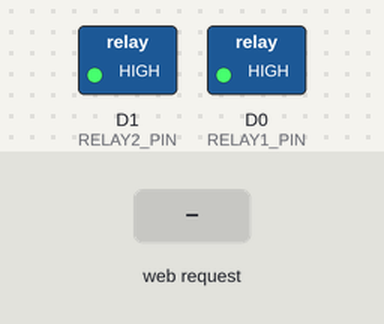
Simulated run of this sketch. Board: ESP8266 (NodeMCU). On the bench: switched loads named in the sketch (green lamp = pin HIGH). The test bench sets the inputs (shaded band). WiFi joins after 1.5 s; servers stay silent unless stated; network time is answered at once with the bench clock; the local clock reads 2024-03-15 10:24:30 at power-on unless the sketch sets it; not simulated (calls return 0 or success): WifiCredentials.h; what the sketch prints to the serial monitor is not drawn.

Above: at 3.3 s.
3.4 s: HTTP request GET /relay1/on received
At 4.3 s:
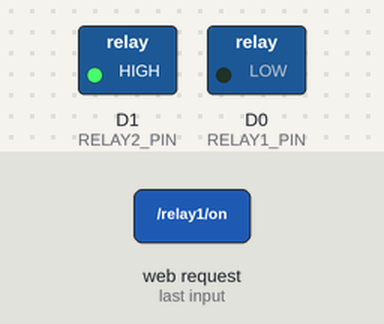
4.9 s: HTTP request GET /relay2/on received
At 5.5 s:
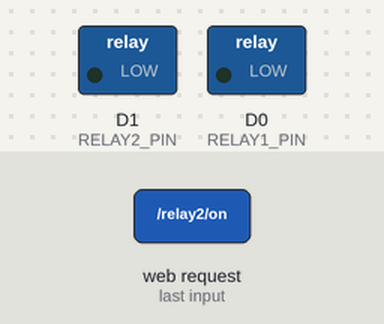
6.4 s: HTTP request GET /relay1/off received
At 7.6 s:
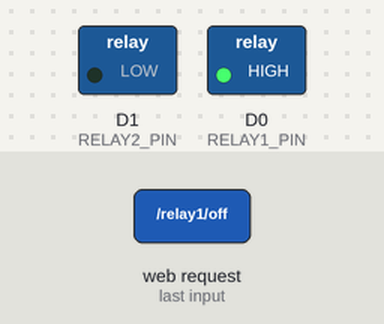
7.9 s: HTTP request GET /relay2/off received
At 9.0 s:
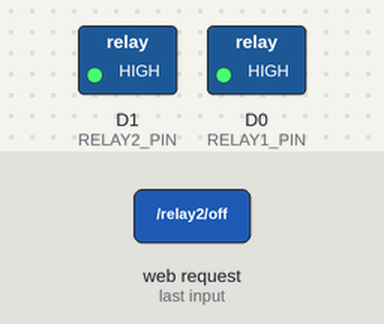
Timing chart, 0 to 10.4 s (numbered marks = the images above; inputs shaded):
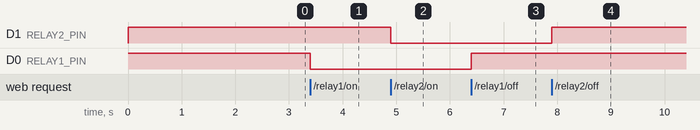

Measured:
- after the input at 3.4 s, D0 (RELAY1_PIN): HIGH → LOW at once
- after the input at 4.9 s, D1 (RELAY2_PIN): HIGH → LOW at once
- after the input at 6.4 s, D0 (RELAY1_PIN): LOW → HIGH at once
- after the input at 7.9 s, D1 (RELAY2_PIN): LOW → HIGH at once

The sketch:

relay8266.ino
```cpp
#include <ESP8266WiFi.h>
#include <ESP8266WebServer.h>
#include <ArduinoOTA.h>
#include <NTPClient.h>
#include <WiFiUdp.h>

#include "RelayController.h"
#include "PinStatus.h"
#include "WebServerHandlers.h"
#include "SerialConsole.h"
#include "TimeUtils.h"

#include "WifiCredentials.h"

#ifndef SSID
#define SSID "wifissid"
#define PASSWORD "pass"
#endif

#define RELAY1_PIN D0
#define RELAY2_PIN D1
#define DIGITAL_PIN_COUNT 16

const char *ssid = SSID;
const char *password = PASSWORD;

ESP8266WebServer server(80);

void setup() {
    Serial.begin(9600);

    RelayController::setupRelays(RELAY1_PIN, RELAY2_PIN);

    WiFi.begin(ssid, password);
    while (WiFi.status() != WL_CONNECTED) {
        delay(1000);
        Serial.println("Connecting to WiFi...");
    }

    TimeUtils::setupNTP();

    WebServerHandlers::setupHandlers(server);

    server.begin();
    Serial.println("Server started");
}

void loop() {
    server.handleClient();
    ArduinoOTA.handle();
}
```

RelayController.cpp
```cpp
#include "RelayController.h"

namespace RelayController {
    RelayState relay1State = OFF;
    RelayState relay2State = OFF;

    int relay1Pin;
    int relay2Pin;

    void setupRelays(int relay1Pin, int relay2Pin) {
        RelayController::relay1Pin = relay1Pin;
        RelayController::relay2Pin = relay2Pin;
        pinMode(relay1Pin, OUTPUT);
        pinMode(relay2Pin, OUTPUT);
        digitalWrite(relay1Pin, relay1State);
        digitalWrite(relay2Pin, relay2State);
    }

    void setRelayState(int relayPin, RelayState state) {
        digitalWrite(relayPin, state);
        if (relayPin == relay1Pin) {
            relay1State = state;
        } else if (relayPin == relay2Pin) {
            relay2State = state;
        }
    }

    RelayState getRelayState(int relayPin) {
        if (relayPin == relay1Pin) {
            return relay1State;
        } else if (relayPin == relay2Pin) {
            return relay2State;
        }
        return OFF; // Default
    }
}
```

RelayController.h
```cpp
#ifndef RELAY_CONTROLLER_H
#define RELAY_CONTROLLER_H

#include <Arduino.h>

namespace RelayController {
    enum RelayState { OFF = HIGH, ON = LOW };

    extern RelayState relay1State;
    extern RelayState relay2State;

    void setupRelays(int relay1Pin, int relay2Pin);
    void setRelayState(int relayPin, RelayState state);
    RelayState getRelayState(int relayPin);
}

#endif
```

SerialConsole.cpp
```cpp
#include "SerialConsole.h"
#include "TimeUtils.h"

namespace SerialConsole {
    String serialBuffer;
    const char *colors[] = {"ffadad", "ffd6a5", "fdffb6", "caffbf", "9bf6ff", "a0c4ff", "bdb2ff", "ffc6ff", "fffffc"};
    int colorIndex = 0;

    void appendToSerialBuffer(const String &message) {
        String timestamp = "<span style='color: #" + String(colors[colorIndex]) + ";'>" + TimeUtils::getTimestamp() + "</span>";
        String coloredMessage = message;

        coloredMessage.replace("ON", "<span style='color: #adf7b6;'>ON</span>");
        coloredMessage.replace("OFF", "<span style='color: #ff5e6e;'>OFF</span>");

        serialBuffer += timestamp + " - " + coloredMessage + "<br>";
        colorIndex = (colorIndex + 1) % (sizeof(colors) / sizeof(colors[0]));
        if (serialBuffer.length() > 2000) {
            serialBuffer = serialBuffer.substring(serialBuffer.length() - 2000);
        }
    }

    String getSerialBuffer() {
        return serialBuffer;
    }
}
```

SerialConsole.h
```cpp
#ifndef SERIAL_CONSOLE_H
#define SERIAL_CONSOLE_H

#include <Arduino.h>

namespace SerialConsole {
    extern const char *colors[];
    const int colorsSize = 9;
    void appendToSerialBuffer(const String &message);
    String getSerialBuffer();
}

#endif
```

TimeUtils.cpp
```cpp
#include "TimeUtils.h"
#include "SerialConsole.h" // Include SerialConsole.h

namespace TimeUtils {
    WiFiUDP udp;
    NTPClient timeClient(udp, "pool.ntp.org", -18000, 60000);

    void setupNTP() {
        Serial.println("Attempting to sync with NTP server...");
        SerialConsole::appendToSerialBuffer("Attempting to sync with NTP server...");
        timeClient.begin();
        Serial.println("Time sync success!");
        SerialConsole::appendToSerialBuffer("Time sync success!");
        String timestamp = getTimestamp();
        Serial.print("Current time: ");
        Serial.println(timestamp);
        SerialConsole::appendToSerialBuffer("Current time: " + timestamp);
        Serial.println("Timezone: UTC-6 (Central Standard Time)");
        SerialConsole::appendToSerialBuffer("Timezone: UTC-6 (Central Standard Time)");
    }

    String getTimestamp() {
        timeClient.update();
        time_t rawTime = timeClient.getEpochTime();
        struct tm *timeInfo = localtime(&rawTime);
        char timestamp[20];
        strftime(timestamp, sizeof(timestamp), "%I:%M:%S %p", timeInfo);
        return String(timestamp);
    }
}
```

TimeUtils.h
```cpp
#ifndef TIME_UTILS_H
#define TIME_UTILS_H

#include <Arduino.h>
#include <NTPClient.h>
#include <WiFiUdp.h>

namespace TimeUtils {
    void setupNTP();
    String getTimestamp();
}

#endif
```

WebServerHandlers.cpp
```cpp
#include "WebServerHandlers.h"
#include "RelayController.h"
#include "PinStatus.h"
#include "SerialConsole.h"
#include "TimeUtils.h"

namespace WebServerHandlers {
String getHTML() {
  String html = "<!DOCTYPE HTML><html><head><title>Relay Control</title>"
                "<meta name='viewport' content='width=device-width, initial-scale=1'>"
                "<style>body { background-color: #121212; color: #ffffff; font-family: Arial, sans-serif; text-align: center; margin: 0; padding: 20px; }"
                ".container { display: flex; justify-content: space-evenly; flex-direction: row; align-items: flex-start; flex-wrap: wrap; }"
                ".card { background: #1e1e1e; padding: 20px; margin: 10px; width: 80%; max-width: 300px; border-radius: 10px; box-shadow: 0 4px 8px rgba(0,0,0,0.2); }"
                ".serial-console { width: 100%; max-width: 770px; border-radius: 10px; box-shadow: 0 4px 8px rgba(0,0,0,0.2); }"
                ".button { display: inline-block; padding: 10px 20px; margin: 10px; border: none; border-radius: 5px; color: white; text-decoration: none; font-size: 16px; font-weight: bold; cursor: pointer; }"
                ".button:disabled, .button:hover:disabled { background: #9e9e9e !important; cursor: not-allowed; }"
                ".button.turn-on:hover { background: #adf7b69e; }"
                ".button.turn-off:hover { background: #ff5e6e9e; }"
                ".turn-on { background: #adf7b6; color: #222; }"
                ".turn-off { background: #ff5e6e; }"
                ".console { background: #1e1e1e; margin: 0; width: 100%; text-align: left; height: 300px; overflow-y: auto; white-space: pre-wrap; font-family: monospace; scroll-behavior: smooth; }"
                ".wifi-table { width: 100%; border-collapse: collapse; }"
                ".wifi-table td { padding: 5px; border-bottom: 1px solid #333; }"
                ".wifi-table td:first-child { text-align: left; }"
                ".wifi-table td:last-child { text-align: right; }"
                ".wifi-table tr:last-child td { border-bottom: none; }"
                ".scan-button { padding: 5px 10px; font-size: 14px; color: #333; }</style>"
                "</head><body><div class='container'>"
                "<div class='card'><h2>Relay 1</h2><p>Status: <span id='relay1_status'>"
                + String(RelayController::getRelayState(D0) == RelayController::OFF ? "OFF" : "ON") + "</span></p>"
                                                                                                      "<button onclick=\"toggleRelay(1, 'on')\" id='relay1_on' class='button turn-on'"
                + String(RelayController::getRelayState(D0) == RelayController::ON ? " disabled" : "") + ">Turn ON</button> "
                                                                                                         "<button onclick=\"toggleRelay(1, 'off')\" id='relay1_off' class='button turn-off'"
                + String(RelayController::getRelayState(D0) == RelayController::OFF ? " disabled" : "") + ">Turn OFF</button></div>"
                                                                                                          "<div class='card'><h2>Relay 2</h2><p>Status: <span id='relay2_status'>"
                + String(RelayController::getRelayState(D1) == RelayController::OFF ? "OFF" : "ON") + "</span></p>"
                                                                                                      "<button onclick=\"toggleRelay(2, 'on')\" id='relay2_on' class='button turn-on'"
                + String(RelayController::getRelayState(D1) == RelayController::ON ? " disabled" : "") + ">Turn ON</button> "
                                                                                                         "<button onclick=\"toggleRelay(2, 'off')\" id='relay2_off' class='button turn-off'"
                + String(RelayController::getRelayState(D1) == RelayController::OFF ? " disabled" : "") + ">Turn OFF</button></div>"
                                                                                                          "<div class='card serial-console'><h2>Serial Console</h2><div class='console' id='console'></div>"
                + PinStatus::getPinTableHTML(16) + "<script>setInterval(() => { fetch('/serial').then(res => res.text()).then(text => { document.getElementById('console').innerHTML = text; document.getElementById('console').scrollTop = document.getElementById('console').scrollHeight; }); }, 800);"
                                                   "function toggleRelay(relay, action) { fetch('/relay' + relay + '/' + action).then(() => updateStatus()); }"
                                                   "function updateStatus() { fetch('/status').then(res => res.json()).then(data => {"
                                                   "document.getElementById('relay1_status').innerText = data.relay1 ? 'OFF' : 'ON';"
                                                   "document.getElementById('relay2_status').innerText = data.relay2 ? 'OFF' : 'ON';"
                                                   "document.getElementById('relay1_on').disabled = data.relay1 == 0;"
                                                   "document.getElementById('relay1_off').disabled = data.relay1 == 1;"
                                                   "document.getElementById('relay2_on').disabled = data.relay2 == 0;"
                                                   "document.getElementById('relay2_off').disabled = data.relay2 == 1;"
                                                   "}); }"
                                                   "setInterval(() => { fetch('/pinstatus').then(res => res.json()).then(data => {"
                                                   "data.forEach(pin => { document.getElementById('pin' + pin.pin).style.backgroundColor = pin.color; document.getElementById('pin' + pin.pin).innerText = 'D' + pin.pin; });"
                                                   "}); }, 500);"
                                                   "function scanWifi() { fetch('/scanwifi').then(res => res.text()).then(text => { document.getElementById('wifiList').innerHTML = text; }); }</script>"
                                                   "</div>"
                                                   "<div class='card'><h2>Nearby Wi-Fi Networks</h2><button onclick='scanWifi()' class='button scan-button' style='background-color: #"
                + String(SerialConsole::colors[0]) + ";'>Scan</button><div id='wifiList'></div></div>"
                                                     "</div></body></html>";
  return html;
}


void setupHandlers(ESP8266WebServer& server) {
  server.on("/", HTTP_GET, [&server]() {
    server.send(200, "text/html", getHTML());
  });
  server.on("/status", HTTP_GET, [&server]() {
    server.send(200, "application/json", "{\"relay1\":" + String(RelayController::getRelayState(D0)) + ",\"relay2\":" + String(RelayController::getRelayState(D1)) + "}");
  });
  server.on("/serial", HTTP_GET, [&server]() {
    server.send(200, "text/html", SerialConsole::getSerialBuffer());
  });
  server.on("/pinstatus", HTTP_GET, [&server]() {
    server.send(200, "application/json", PinStatus::getPinStatus(16));
  });
  server.on("/relay1/on", HTTP_GET, [&server]() {
    RelayController::setRelayState(D0, RelayController::ON);
    SerialConsole::appendToSerialBuffer("Relay 1 turned ON");
    server.send(200, "text/html", getHTML());
  });
  server.on("/relay1/off", HTTP_GET, [&server]() {
    RelayController::setRelayState(D0, RelayController::OFF);
    SerialConsole::appendToSerialBuffer("Relay 1 turned OFF");
    server.send(200, "text/html", getHTML());
  });
  server.on("/relay2/on", HTTP_GET, [&server]() {
    RelayController::setRelayState(D1, RelayController::ON);
    SerialConsole::appendToSerialBuffer("Relay 2 turned ON");
    server.send(200, "text/html", getHTML());
  });
  server.on("/relay2/off", HTTP_GET, [&server]() {
    RelayController::setRelayState(D1, RelayController::OFF);
    SerialConsole::appendToSerialBuffer("Relay 2 turned OFF");
    server.send(200, "text/html", getHTML());
  });
  server.on("/scanwifi", HTTP_GET, [&server]() {
    String wifiList = "";
    int n = WiFi.scanNetworks();
    if (n == 0) {
      wifiList = "<p>No networks found.</p>";
    } else {
      struct wifiNetwork {
        String ssid;
        int rssi;
        int encryption;
      };
      wifiNetwork networks[n];
      for (int i = 0; i < n; ++i) {
        networks[i].ssid = WiFi.SSID(i);
        networks[i].rssi = WiFi.RSSI(i);
        networks[i].encryption = WiFi.encryptionType(i);
      }
      // Sort by RSSI (signal strength)
      for (int i = 0; i < n - 1; ++i) {
        for (int j = 0; j < n - i - 1; ++j) {
          if (networks[j].rssi < networks[j + 1].rssi) {
            wifiNetwork temp = networks[j];
            networks[j] = networks[j + 1];
            networks[j + 1] = temp;
          }
        }
      }
      wifiList += "<table class='wifi-table'>";
      for (int i = 0; i < n; ++i) {
        String color = SerialConsole::colors[i % SerialConsole::colorsSize];
        wifiList += "<tr><td><span style='color: #" + color + ";'>" + networks[i].ssid + "</span></td><td>" + networks[i].rssi + "dBm" + ((networks[i].encryption == ENC_TYPE_NONE) ? " (Open)" : "") + "</td></tr>";
      }
      wifiList += "</table>";
    }
    server.send(200, "text/html", wifiList);
  });
}
}
```

WebServerHandlers.h
```cpp
#ifndef WEB_SERVER_HANDLERS_H
#define WEB_SERVER_HANDLERS_H

#include <ESP8266WebServer.h>

namespace WebServerHandlers {
    void setupHandlers(ESP8266WebServer& server);
    String getHTML();
}

#endif
```

PinStatus.cpp
```cpp
#include "PinStatus.h"

namespace PinStatus {
    String getPinStatus(int digitalPinCount) {
        String pinStatus = "[";
        for (int pin = 0; pin < digitalPinCount; pin++) {
            int actualPin = getActualPin(pin);
            int pinState = digitalRead(actualPin);
            String pinColor = (pinState == HIGH) ? "#adf7b6" : "#ff5e6e";
            pinStatus += "{\"pin\":" + String(pin) + ",\"state\":" + String(pinState) + ",\"color\":\"" + pinColor + "\"},";
        }
        pinStatus.remove(pinStatus.length() - 1);
        return pinStatus + "]";
    }

    String getPinTableHTML(int digitalPinCount) {
        String html = "<style> @media (min-width: 768px) { .pin-container { flex-wrap: nowrap; } } </style>"
                      "<div class='pin-container' style='display: flex; justify-content: center; flex-wrap: wrap; margin-top: 10px;'>";
        for (int pin = 0; pin < digitalPinCount; pin++) {
            html += "<div style='text-align: center; margin: 2px; padding: 2px; border: 1px solid #333; border-radius: 3px; min-width: 30px;'>"
                    "<span id='pin" + String(pin) + "' style='background-color:#ff5e6e; font-weight: bold; color: #333; padding: 3px; width: 30px; display: inline-block;'></span>"
                    "</div>";
        }
        return html + "</div>";
    }

    int getActualPin(int pin) {
        switch (pin) {
            case 0:  return D0;
            case 1:  return D1;
            case 2:  return D2;
            case 3:  return D3;
            case 4:  return D4;
            case 5:  return D5;
            case 6:  return D6;
            case 7:  return D7;
            case 8:  return D8;
            case 9:  return D9;
            case 10: return D10;
            default: return pin;
        }
    }
}
```

PinStatus.h
```cpp
#ifndef PIN_STATUS_H
#define PIN_STATUS_H

#include <Arduino.h>

namespace PinStatus {
    String getPinStatus(int digitalPinCount);
    String getPinTableHTML(int digitalPinCount);
    int getActualPin(int pin);
}

#endif
```
